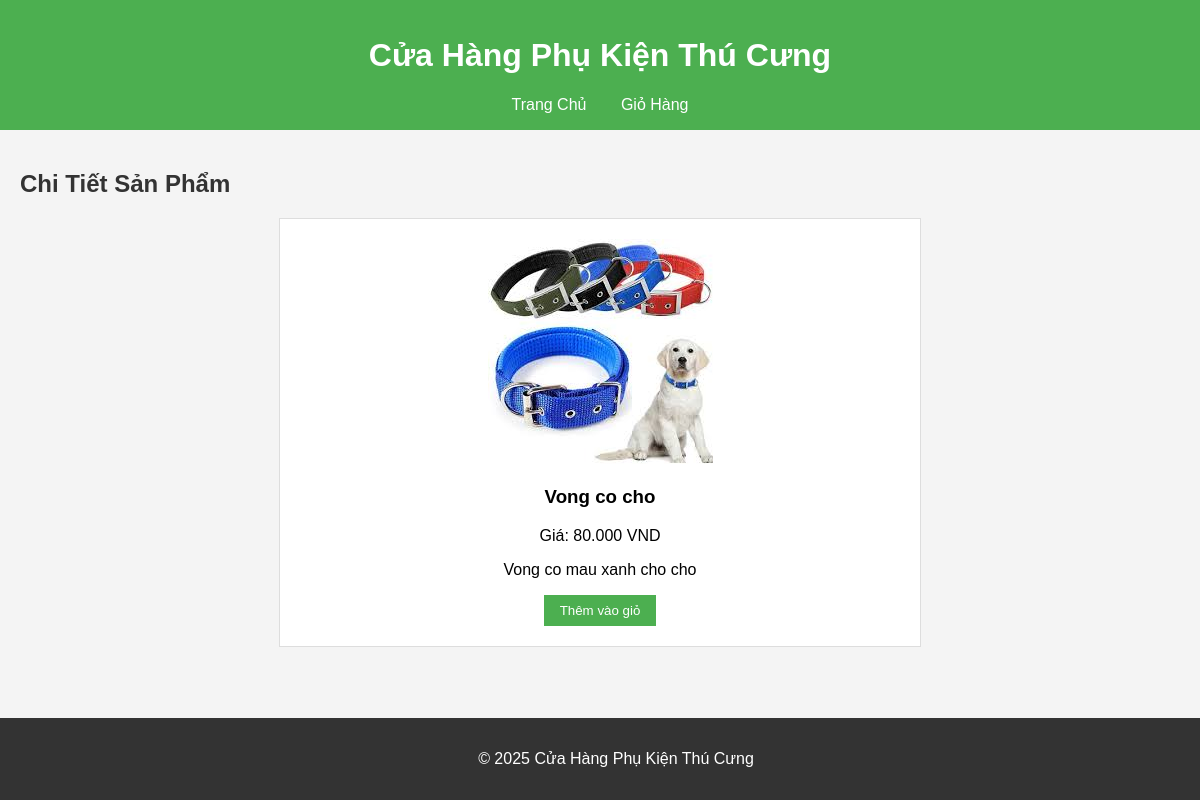
Screenshot of /product.php?id=1 with the database file from the repository.
### tables this page shows
CREATE TABLE `products` (
  `id` int NOT NULL AUTO_INCREMENT,
  `name` varchar(255) NOT NULL,
  `price` decimal(10,2) NOT NULL,
  `description` text,
  `image` varchar(255) DEFAULT NULL,
  PRIMARY KEY (`id`)
);

### product.php (the view, shortened to what this page needs)
<!DOCTYPE html>
<html lang="vi">
<head>
    <link rel="stylesheet" href="styles.css">
</head>
<body>
    <header>
        <h1>Cửa Hàng Phụ Kiện Thú Cưng</h1>
        <nav>
            <a href="index.php">Trang Chủ</a>
            <a href="cart.php">Giỏ Hàng</a>
        </nav>
    </header>
    <main>
        <h2>Chi Tiết Sản Phẩm</h2>
        <?php
        $conn = new mysqli("localhost", "root", "", "petshop_db");
        $product_id = isset($_GET['id']) ? (int)$_GET['id'] : 0;
        $result = $conn->query("SELECT * FROM products WHERE id = $product_id");
        if ($result->num_rows > 0) {
            $row = $result->fetch_assoc();
            echo "<div class='product-detail'>";
            echo "<img src='images/" . $row['image'] . "' alt='" . $row['name'] . "'>";
            echo "<h3>" . $row['name'] . "</h3>";
            echo "<p>Giá: " . number_format($row['price'], 0, ',', '.') . " VND</p>";
            echo "<p>" . $row['description'] . "</p>";
            echo "<form action='cart.php' method='post'>";
            echo "<button type='submit' name='add_to_cart'>Thêm vào giỏ</button>";
            echo "</form>";
            echo "</div>";
        } else {
            echo "<p>Sản phẩm không tồn tại!</p>";
        }
        ?>
    </main>
    <footer>
        <p>© 2025 Cửa Hàng Phụ Kiện Thú Cưng</p>
    </footer>
</body>
</html>

### styles.css (style rules this page uses)
body { font-family: Arial, sans-serif; margin: 0; padding: 0; background-color: #f4f4f4; }
header { background-color: #4CAF50; color: white; text-align: center; padding: 1em; }
nav a { color: white; margin: 0 15px; text-decoration: none; }
main { max-width: 1200px; margin: 0 auto; padding: 20px; }
h2 { color: #333; }
button { background-color: #4CAF50; color: white; border: none; padding: 8px 16px; cursor: pointer; }
.product-detail { background-color: white; padding: 20px; border: 1px solid #ddd; max-width: 600px; margin: 0 auto; text-align: center; }
.product-detail img { max-width: 100%; height: auto; }
footer { background-color: #333; color: white; text-align: center; padding: 1em; position: fixed; bottom: 0; width: 100%; }

### rows the page displays
products: image (picture), name "Vong co cho", price "80.000", description "Vong co mau xanh cho cho"
